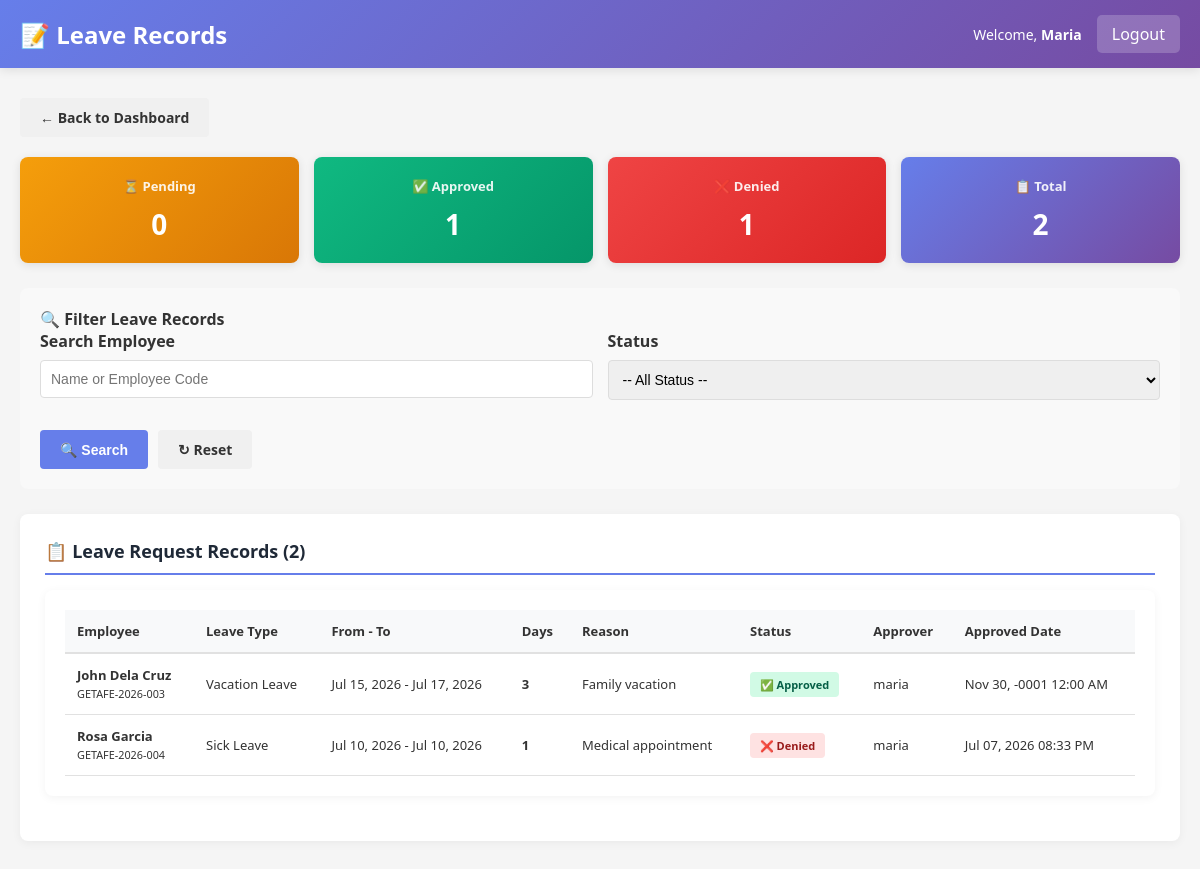
The app's page /staff/leave_records.php (signed in), older data.
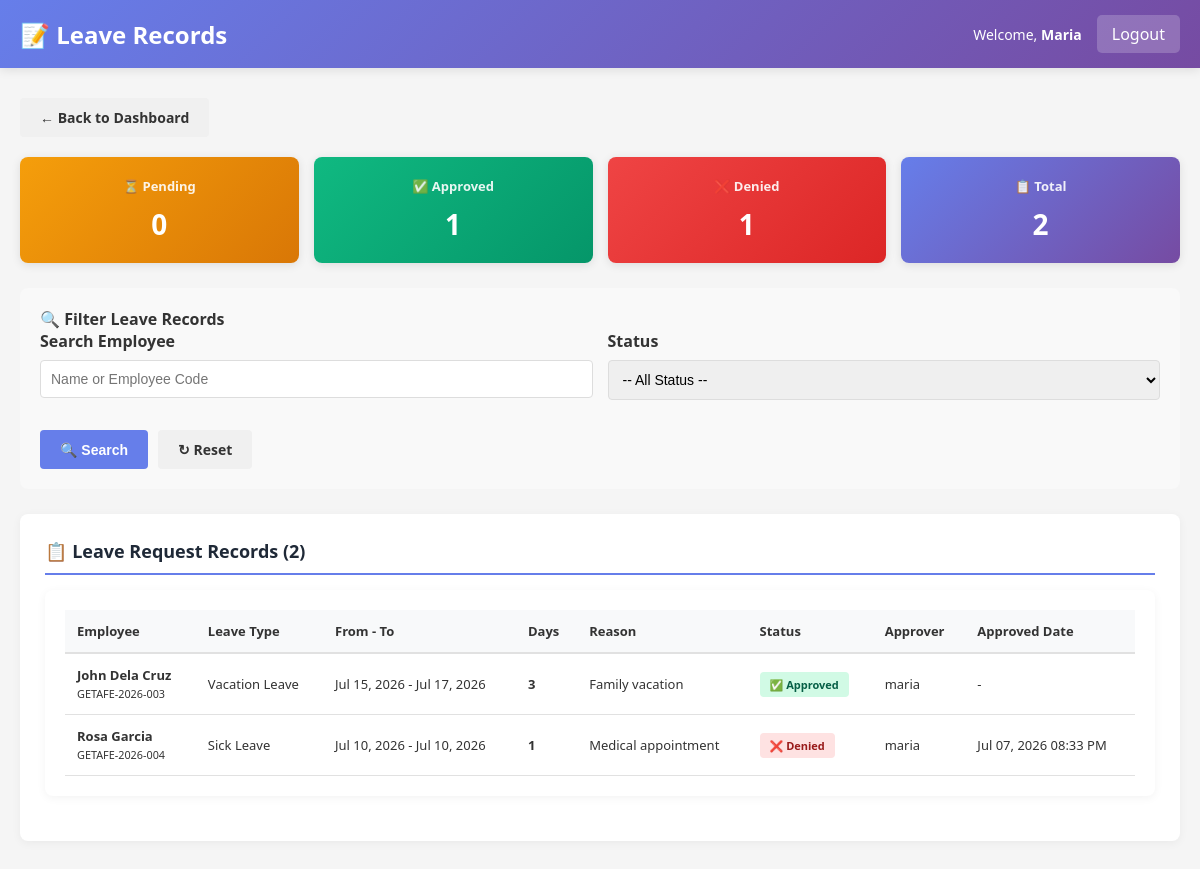
The same page, newer data.
### tables this page shows
CREATE TABLE `employees` (
  `employee_id` int(11) NOT NULL AUTO_INCREMENT,
  `employee_code` varchar(20) NOT NULL,
  `first_name` varchar(50) NOT NULL,
  `last_name` varchar(50) NOT NULL,
  `email` varchar(100) NOT NULL,
  `phone` varchar(20) DEFAULT NULL,
  `position` varchar(100) DEFAULT NULL,
  `salary` decimal(10,2) DEFAULT NULL,
  `date_hired` date DEFAULT NULL,
  `status` enum('active','inactive') DEFAULT 'active',
  `created_at` timestamp NOT NULL DEFAULT current_timestamp(),
  `updated_at` timestamp NOT NULL DEFAULT current_timestamp() ON UPDATE current_timestamp(),
  `department` varchar(100) DEFAULT NULL,
  `qr_code` varchar(255) DEFAULT NULL,
  `qr_generated_date` datetime DEFAULT NULL,
  PRIMARY KEY (`employee_id`),
  UNIQUE KEY `employee_code` (`employee_code`),
  UNIQUE KEY `email` (`email`)
);

CREATE TABLE `leave_requests` (
  `leave_id` int(11) NOT NULL AUTO_INCREMENT,
  `employee_id` int(11) NOT NULL,
  `leave_type_id` int(11) NOT NULL,
  `start_date` date NOT NULL,
  `end_date` date NOT NULL,
  `number_of_days` int(11) DEFAULT NULL,
  `reason` text DEFAULT NULL,
  `status` enum('pending','approved','denied') DEFAULT 'pending',
  `approved_by` int(11) DEFAULT NULL,
  `approved_date` datetime DEFAULT NULL,
  `created_at` timestamp NOT NULL DEFAULT current_timestamp(),
  `updated_at` timestamp NOT NULL DEFAULT current_timestamp() ON UPDATE current_timestamp(),
  PRIMARY KEY (`leave_id`),
  KEY `employee_id` (`employee_id`),
  KEY `leave_type_id` (`leave_type_id`),
  KEY `approved_by` (`approved_by`),
  CONSTRAINT `leave_requests_ibfk_1` FOREIGN KEY (`employee_id`) REFERENCES `employees` (`employee_id`),
  CONSTRAINT `leave_requests_ibfk_2` FOREIGN KEY (`leave_type_id`) REFERENCES `leave_types` (`leave_type_id`),
  CONSTRAINT `leave_requests_ibfk_3` FOREIGN KEY (`approved_by`) REFERENCES `users` (`user_id`)
);

CREATE TABLE `leave_types` (
  `leave_type_id` int(11) NOT NULL AUTO_INCREMENT,
  `leave_type_name` varchar(50) NOT NULL,
  `max_days_per_year` int(11) DEFAULT NULL,
  `description` text DEFAULT NULL,
  `created_at` timestamp NOT NULL DEFAULT current_timestamp(),
  `is_deleted` tinyint(1) DEFAULT 0,
  `deleted_at` timestamp NULL DEFAULT NULL,
  `deleted_by` int(11) DEFAULT NULL,
  PRIMARY KEY (`leave_type_id`),
  KEY `idx_leave_types_deleted` (`is_deleted`,`deleted_at`)
);

CREATE TABLE `users` (
  `user_id` int(11) NOT NULL AUTO_INCREMENT,
  `username` varchar(50) NOT NULL,
  `password` varchar(255) NOT NULL,
  `role_id` int(11) NOT NULL,
  `employee_id` int(11) DEFAULT NULL,
  `status` enum('active','inactive') DEFAULT 'active',
  `deactivation_reason` varchar(255) DEFAULT NULL,
  `deactivated_at` datetime DEFAULT NULL,
  `created_at` timestamp NOT NULL DEFAULT current_timestamp(),
  `last_login` datetime DEFAULT NULL,
  PRIMARY KEY (`user_id`),
  UNIQUE KEY `username` (`username`),
  KEY `role_id` (`role_id`),
  KEY `employee_id` (`employee_id`),
  CONSTRAINT `users_ibfk_1` FOREIGN KEY (`role_id`) REFERENCES `roles` (`role_id`),
  CONSTRAINT `users_ibfk_2` FOREIGN KEY (`employee_id`) REFERENCES `employees` (`employee_id`)
);

### includes/functions.php (called while the page is built, shortened)
<?php
function get_employee_info($conn, $employee_id) {
    $stmt = $conn->prepare("SELECT * FROM employees WHERE employee_id = ? LIMIT 1");
    $stmt->bind_param("i", $employee_id);
    $stmt->execute();
    $res = $stmt->get_result();
    $row = $res->fetch_assoc();
    return $row ?: null;
}
function format_date($date) {
    return date('M d, Y', strtotime($date));
}
function format_datetime($datetime) {
    return date('M d, Y h:i A', strtotime($datetime));
}
?>

### staff/leave_records.php (the view, shortened to what this page needs)
<?php
require_once '../config/database.php';
require_once '../includes/functions.php';
$staff = get_employee_info($conn, $_SESSION['employee_id']);
$search_employee = isset($_GET['search']) ? sanitizeInput($_GET['search']) : '';
$where_clauses = [];
$where_sql = !empty($where_clauses) ? 'WHERE ' . implode(' AND ', $where_clauses) : '';
$leave_records = $conn->query(
    "SELECT lr.*, lt.leave_type_name, e.first_name, e.last_name, e.employee_code,
            u_approver.username as approver_name
     FROM leave_requests lr
     JOIN leave_types lt ON lr.leave_type_id = lt.leave_type_id
     JOIN employees e ON lr.employee_id = e.employee_id
     LEFT JOIN users u_approver ON lr.approved_by = u_approver.user_id
     {$where_sql}
     ORDER BY lr.created_at DESC
     LIMIT 500"
)->fetch_all(MYSQLI_ASSOC);
$stats = [];
$stats_result = $conn->query(
    "SELECT
        COUNT(*) as total,
        SUM(CASE WHEN status = 'pending' THEN 1 ELSE 0 END) as pending_count,
        SUM(CASE WHEN status = 'approved' THEN 1 ELSE 0 END) as approved_count,
        SUM(CASE WHEN status = 'denied' THEN 1 ELSE 0 END) as denied_count
     FROM leave_requests"
);
if ($stats_result) {
    $stats = $stats_result->fetch_assoc();
}
?>
<!DOCTYPE html>
<html lang="en">
<head>
    <link rel="stylesheet" href="../assets/css/style.css">
</head>
<body>
    <div class="navbar">
        <h2>📝 Leave Records</h2>
        <div class="navbar-user">
            <span>Welcome, <strong><?php echo htmlspecialchars($staff['first_name']); ?></strong></span>
            <a href="../logout.php">Logout</a>
        </div>
    </div>
    <div class="container">
        <a href="dashboard.php" class="btn btn-secondary" style="margin-bottom: 20px;">← Back to Dashboard</a>
        <div class="stats-grid">
            <div class="stat-box warning">
                <h4>⏳ Pending</h4>
                <div class="stat-number"><?php echo (int)($stats['pending_count'] ?? 0); ?></div>
            </div>
            <div class="stat-box success">
                <h4>✅ Approved</h4>
                <div class="stat-number"><?php echo (int)($stats['approved_count'] ?? 0); ?></div>
            </div>
            <div class="stat-box danger">
                <h4>❌ Denied</h4>
                <div class="stat-number"><?php echo (int)($stats['denied_count'] ?? 0); ?></div>
            </div>
            <div class="stat-box">
                <h4>📋 Total</h4>
                <div class="stat-number"><?php echo (int)($stats['total'] ?? 0); ?></div>
            </div>
        </div>
        <div class="filter-section">
            <h4 style="margin-top: 0;">🔍 Filter Leave Records</h4>
            <form method="GET" style="display: flex; flex-direction: column; gap: 15px;">
                <div class="filter-grid">
                    <div class="filter-group">
                        <label>Search Employee</label>
                        <input type="text" name="search" placeholder="Name or Employee Code" value="<?php echo htmlspecialchars($search_employee); ?>">
                    </div>
                    <div class="filter-group">
                        <label>Status</label>
                        <select name="status">
                            <option value="">-- All Status --</option>
                        </select>
                    </div>
                </div>
                <div style="display: flex; gap: 10px;">
                    <button type="submit" class="btn btn-primary">🔍 Search</button>
                    <a href="leave_records.php" class="btn btn-secondary">↻ Reset</a>
                </div>
            </form>
        </div>
        <div class="card">
            <h3>📋 Leave Request Records (<?php echo count($leave_records); ?>)</h3>
            <?php if (!empty($leave_records)): ?>
            <div class="table-container">
                <table>
                    <thead>
                        <tr>
                            <th>Employee</th>
                            <th>Leave Type</th>
                            <th>From - To</th>
                            <th>Days</th>
                            <th>Reason</th>
                            <th>Status</th>
                            <th>Approver</th>
                            <th>Approved Date</th>
                        </tr>
                    </thead>
                    <tbody>
                        <?php foreach ($leave_records as $leave): ?>
                        <tr>
                            <td>
                                <strong><?php echo htmlspecialchars($leave['first_name'] . ' ' . $leave['last_name']); ?></strong><br>
                                <small><?php echo htmlspecialchars($leave['employee_code']); ?></small>
                            </td>
                            <td><?php echo htmlspecialchars($leave['leave_type_name']); ?></td>
                            <td><?php echo format_date($leave['start_date']) . ' - ' . format_date($leave['end_date']); ?></td>
                            <td><strong><?php echo (int)$leave['number_of_days']; ?></strong></td>
                            <td><?php echo htmlspecialchars(substr($leave['reason'], 0, 50)); ?></td>
                            <td>
                                <?php
                                    $badge_class = 'badge-pending';
                                    $badge_text = '⏳ Pending';
                                    if ($leave['status'] === 'approved') {
                                        $badge_class = 'badge-approved';
                                        $badge_text = '✅ Approved';
                                    } elseif ($leave['status'] === 'denied') {
                                        $badge_class = 'badge-denied';
                                        $badge_text = '❌ Denied';
                                    }
                                ?>
                                <span class="badge <?php echo $badge_class; ?>"><?php echo $badge_text; ?></span>
                            </td>
                            <td><?php echo $leave['approver_name'] ? htmlspecialchars($leave['approver_name']) : '-'; ?></td>
                            <td><?php echo $leave['approved_date'] ? format_datetime($leave['approved_date']) : '-'; ?></td>
                        </tr>
                        <?php endforeach; ?>
                    </tbody>
                </table>
            </div>
            <?php else: ?>
            <p style="text-align: center; color: #999; padding: 30px;">No leave records found</p>
            <?php endif; ?>
        </div>
    </div>
</body>
</html>

### assets/css/style.css (style rules this page uses)
* { margin: 0; padding: 0; box-sizing: border-box; }
body { font-family: 'Segoe UI', Tahoma, Geneva, Verdana, sans-serif; background-color: #f5f5f5; color: #333; }
.navbar { background: linear-gradient(135deg, #667eea 0%, #764ba2 100%); color: white; padding: 20px; display: flex; justify-content: space-between; align-items: center; box-shadow: 0 2px 10px rgba(0, 0, 0, 0.1); }
.navbar h2 { font-size: 24px; font-weight: 600; }
.navbar-user { display: flex; gap: 15px; align-items: center; }
.navbar-user span { font-size: 14px; }
.navbar-user a { background: rgba(255, 255, 255, 0.2); color: white; padding: 8px 15px; text-decoration: none; border-radius: 5px; transition: background 0.3s; }
.container { max-width: 1200px; margin: 30px auto; padding: 0 20px; }
.card { background: white; border-radius: 8px; padding: 20px; margin-bottom: 20px; box-shadow: 0 2px 10px rgba(0, 0, 0, 0.05); }
.card h3 { color: #667eea; margin-bottom: 15px; font-size: 18px; }
.stat-box { background: linear-gradient(135deg, #667eea 0%, #764ba2 100%); color: white; padding: 20px; border-radius: 8px; text-align: center; box-shadow: 0 2px 10px rgba(0, 0, 0, 0.1); }
.stat-box h4 { font-size: 14px; margin-bottom: 10px; opacity: 0.9; }
.stat-number { font-size: 32px; font-weight: bold; }
.btn { display: inline-block; padding: 12px 24px; border: none; border-radius: 5px; cursor: pointer; font-size: 14px; font-weight: 600; text-decoration: none; transition: all 0.3s; }
.btn-primary { background: linear-gradient(135deg, #667eea 0%, #764ba2 100%); color: white; }
.btn-secondary { background: #6c757d; color: white; }
.table-container { background: white; border-radius: 8px; padding: 20px; margin-bottom: 20px; box-shadow: 0 2px 10px rgba(0, 0, 0, 0.05); }
table { width: 100%; border-collapse: collapse; }
table thead { background-color: #f8f9fa; border-bottom: 2px solid #ddd; }
table th { padding: 12px; text-align: left; font-weight: 600; color: #333; }
table td { padding: 12px; border-bottom: 1px solid #ddd; }
.badge { display: inline-block; padding: 5px 10px; border-radius: 20px; font-size: 12px; font-weight: 600; }
label { display: block; margin-bottom: 8px; font-weight: 600; color: #333; }
input[type="text"], input[type="email"], input[type="password"], input[type="number"], input[type="date"], select, textarea { width: 100%; padding: 10px; border: 1px solid #ddd; border-radius: 5px; font-size: 14px; transition: border-color 0.3s; }

Row changes from the older to the newer data that the page shows:
changed leave_requests "Jul 15, 2026": approved_date "Nov 30, -0001 12:00 AM" → (not shown); now shows "-"
